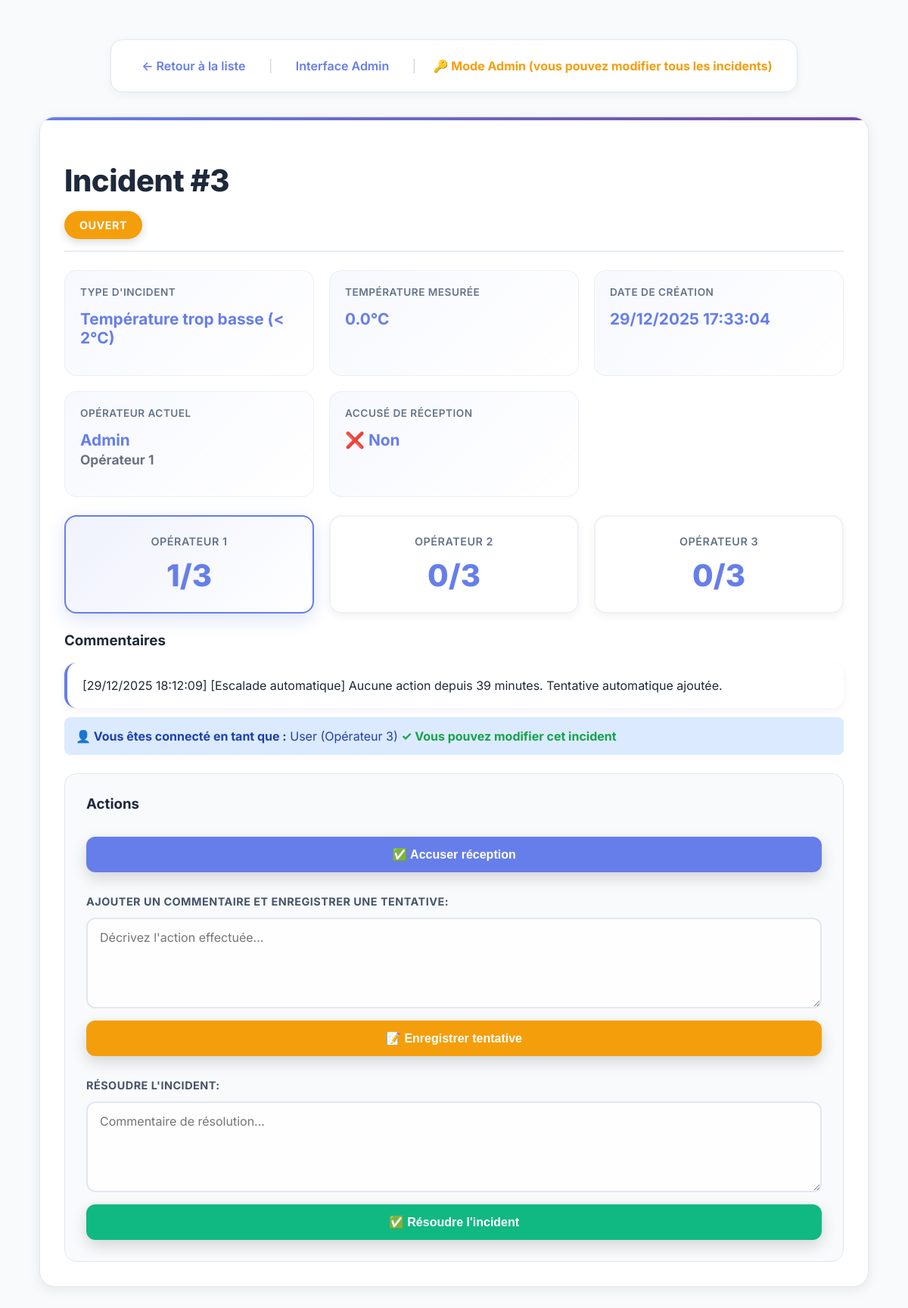
The page /gestion-incidents/3/ (signed in) on the database its author committed.
### DHT/models.py (models this page shows, shortened)
class Incident(models.Model):
    STATUT_CHOICES = [
        ('ouvert', 'Ouvert'),
        ('en_cours', 'En cours'),
        ('resolu', 'Résolu'),
        ('ferme', 'Fermé'),
    ]
    TYPE_INCIDENT_CHOICES = [
        ('trop_bas', 'Température trop basse (< 2°C)'),
        ('trop_haut', 'Température trop haute (> 8°C)'),
    ]
    dht11 = models.ForeignKey(Dht11, on_delete=models.CASCADE, related_name='incidents')
    temperature = models.FloatField(help_text="Température qui a déclenché l'incident")
    type_incident = models.CharField(max_length=20, choices=TYPE_INCIDENT_CHOICES)
    statut = models.CharField(max_length=20, choices=STATUT_CHOICES, default='ouvert')
    date_creation = models.DateTimeField(auto_now_add=True)
    date_modification = models.DateTimeField(auto_now=True)
    date_resolution = models.DateTimeField(null=True, blank=True)
    operateur_actuel = models.ForeignKey(
        Operateur,
        on_delete=models.SET_NULL,
        null=True,
        blank=True,
        related_name='incidents_actuels'
    )
    operateur_initial = models.ForeignKey(
        Operateur,
        on_delete=models.SET_NULL,
        null=True,
        blank=True,
        related_name='incidents_initiaux'
    )
    tentatives_operateur1 = models.IntegerField(default=0)
    tentatives_operateur2 = models.IntegerField(default=0)
    tentatives_operateur3 = models.IntegerField(default=0)
    commentaires = models.TextField(blank=True)
    accuse_reception = models.BooleanField(default=False)
    date_accuse_reception = models.DateTimeField(null=True, blank=True)
    class Meta:
        ordering = ['-date_creation']
        verbose_name = "Incident"
        verbose_name_plural = "Incidents"

class Operateur(models.Model):
    nom = models.CharField(max_length=100)
    email = models.EmailField()
    telephone = models.CharField(max_length=20, blank=True, null=True)
    ordre_escalade = models.IntegerField(help_text="Ordre d'escalade (1, 2 ou 3)")
    actif = models.BooleanField(default=True)
    user = models.OneToOneField(
        User,
        on_delete=models.SET_NULL,
        null=True,
        blank=True,
        related_name='operateur_profile',
        help_text="Utilisateur Django associé pour l'authentification"
    )
    class Meta:
        ordering = ['ordre_escalade']
        verbose_name = "Opérateur"
        verbose_name_plural = "Opérateurs"

### DHT/views.py (the view)
# urls.py: path("gestion-incidents/<int:incident_id>/", views.detail_incident, name="detail_incident"),
def detail_incident(request, incident_id):
    try:
        incident = Incident.objects.get(id=incident_id)
    except Incident.DoesNotExist:
        messages.error(request, "Incident introuvable.")
        return redirect('liste_incidents')
    operateurs = Operateur.objects.filter(actif=True)
    operateur_connecte = get_operateur_from_user(request.user)
    peut_modifier, message_erreur = verifier_permission_modification(request, incident)
    context = {
        'incident': incident,
        'operateurs': operateurs,
        'operateur_connecte': operateur_connecte,
        'peut_modifier': peut_modifier,
        'message_erreur': message_erreur,
    }
    return render(request, 'gestion_incidents/detail.html', context)

### DHT/views.py (called while the page is built, shortened)
def get_operateur_from_user(user):
    if not user or not user.is_authenticated:
        return None
    try:
        return Operateur.objects.get(user=user)
    except Operateur.DoesNotExist:
        return None

def verifier_permission_modification(request, incident):
    if not request.user.is_authenticated:
        return False, "Vous devez être connecté pour modifier un incident."
    if request.user.is_superuser:
        return True, None

### templates/gestion_incidents/detail.html (shortened to what this page needs)
{% load static %}
<!DOCTYPE html>
<html lang="fr">
<head>
    <link rel="stylesheet" href="{% static 'css/dashboard.css' %}">
</head>
<body>
    <div class="detail-container">
        <div class="nav-links">
            <a href="{% url 'liste_incidents' %}">← Retour à la liste</a>
            {% if user.is_authenticated %}
                <span style="margin: 0 10px;">|</span>
                <a href="{% url 'admin:index' %}">Interface Admin</a>
                {% if user.is_superuser %}
                    <span style="margin: 0 10px;">|</span>
                    <span style="color: #f59e0b; font-weight: bold;">🔑 Mode Admin (vous pouvez modifier tous les incidents)</span>
                {% endif %}
            {% endif %}
        </div>
        <div class="incident-card">
            <div class="incident-header">
                <div>
                    <h1>Incident #{{ incident.id }}</h1>
                    <span class="badge-statut badge-{{ incident.statut }}">
                        {{ incident.get_statut_display }}
                    </span>
                </div>
            </div>
            <div class="info-grid">
                <div class="info-item">
                    <label>Type d'incident</label>
                    <div class="value">{{ incident.get_type_incident_display }}</div>
                </div>
                <div class="info-item">
                    <label>Température mesurée</label>
                    <div class="value">{{ incident.temperature }}°C</div>
                </div>
                <div class="info-item">
                    <label>Date de création</label>
                    <div class="value">{{ incident.date_creation|date:"d/m/Y H:i:s" }}</div>
                </div>
                <div class="info-item">
                    <label>Opérateur actuel</label>
                    <div class="value">
                        {% if incident.operateur_actuel %}
                            {{ incident.operateur_actuel.nom }}<br>
                            <small style="color: #6b7280;">Opérateur {{ incident.operateur_actuel.ordre_escalade }}</small>
                        {% else %}
                            <span style="color: #9ca3af;">Non assigné</span>
                        {% endif %}
                    </div>
                </div>
                <div class="info-item">
                    <label>Accusé de réception</label>
                    <div class="value">
                        {% if incident.accuse_reception %}
                            ✅ Oui ({{ incident.date_accuse_reception|date:"d/m/Y H:i" }})
                        {% else %}
                            ❌ Non
                        {% endif %}
                    </div>
                </div>
            </div>
            <div class="tentatives-info">
                <div class="tentative-card {% if incident.operateur_actuel and incident.operateur_actuel.ordre_escalade == 1 %}active{% endif %}">
                    <h4>Opérateur 1</h4>
                    <div class="count">{{ incident.tentatives_operateur1 }}/3</div>
                </div>
                <div class="tentative-card {% if incident.operateur_actuel and incident.operateur_actuel.ordre_escalade == 2 %}active{% endif %}">
                    <h4>Opérateur 2</h4>
                    <div class="count">{{ incident.tentatives_operateur2 }}/3</div>
                </div>
                <div class="tentative-card {% if incident.operateur_actuel and incident.operateur_actuel.ordre_escalade == 3 %}active{% endif %}">
                    <h4>Opérateur 3</h4>
                    <div class="count">{{ incident.tentatives_operateur3 }}/3</div>
                </div>
            </div>
            {% if incident.commentaires %}
            <div class="commentaires-section">
                <h3>Commentaires</h3>
                <div class="commentaire-item">
                    <pre style="white-space: pre-wrap; margin: 0; font-family: inherit;">{{ incident.commentaires }}</pre>
                </div>
            </div>
            {% endif %}
            {% if operateur_connecte %}
            <div style="background: #dbeafe; color: #1e40af; padding: 15px; border-radius: 8px; margin-bottom: 20px;">
                <strong>👤 Vous êtes connecté en tant que :</strong> {{ operateur_connecte.nom }} (Opérateur {{ operateur_connecte.ordre_escalade }})
                {% if peut_modifier %}
                    <span style="color: #16a34a; font-weight: bold;">✓ Vous pouvez modifier cet incident</span>
                {% else %}
                    <span style="color: #dc2626; font-weight: bold;">✗ Vous ne pouvez pas modifier cet incident</span>
                {% endif %}
            </div>
            {% endif %}
            <div class="actions-section">
                <h3>Actions</h3>
                <div class="action-buttons">
                    {% if peut_modifier %}
                        {% if not incident.accuse_reception %}
                        <form method="POST" action="{% url 'accuser_reception_incident' incident.id %}" style="display: inline-block; width: 100%;">
                            <button type="submit" class="btn btn-primary" style="width: 100%;">✅ Accuser réception</button>
                        </form>
                        {% endif %}
                        {% if incident.statut != 'resolu' and incident.statut != 'ferme' %}
                        <form method="POST" action="{% url 'traiter_incident' incident.id %}" style="display: block; width: 100%; margin-top: 16px;">
                            <div>
                                <label for="commentaire-traiter"><strong>Ajouter un commentaire et enregistrer une tentative:</strong></label>
                                <textarea name="commentaire" id="commentaire-traiter" placeholder="Décrivez l'action effectuée..."></textarea>
                            </div>
                            <button type="submit" class="btn btn-warning" style="width: 100%; margin-top: 12px;">📝 Enregistrer tentative</button>
                        </form>
                        <form method="POST" action="{% url 'resoudre_incident' incident.id %}" style="display: block; width: 100%; margin-top: 16px;">
                            <div>
                                <label for="commentaire-resoudre"><strong>Résoudre l'incident:</strong></label>
                                <textarea name="commentaire" id="commentaire-resoudre" placeholder="Commentaire de résolution..." required></textarea>
                            </div>
                            <button type="submit" class="btn btn-success" style="width: 100%; margin-top: 12px;">✅ Résoudre l'incident</button>
                        </form>
                        {% endif %}
                    {% endif %}
                </div>
            </div>
        </div>
    </div>
</body>
</html>

### DHT/static/css/dashboard.css (style rules this page uses)
* { box-sizing: border-box; }
body { font-family: "Inter", -apple-system, BlinkMacSystemFont, "Segoe UI", Roboto, sans-serif; background: #f8fafc; margin: 0; padding: 32px; color: #1f2937; min-height: 100vh; position: relative; overflow-x: hidden; }
h1, h2 { text-align: center; margin-bottom: 24px; color: #1e293b; letter-spacing: -0.5px; font-weight: 800; font-size: 2.5rem; }
.nav-links { text-align: center; margin-bottom: 32px; padding: 16px 24px; background: #ffffff; border-radius: 16px; border: 1px solid #e2e8f0; box-shadow: 0 4px 12px rgba(0, 0, 0, 0.05); max-width: fit-content; margin-left: auto; margin-right: auto; }
.nav-links a { color: #667eea; text-decoration: none; font-weight: 600; padding: 8px 16px; border-radius: 8px; transition: all 0.3s ease; display: inline-block; position: relative; }
.nav-links a::before { content: ''; position: absolute; bottom: 4px; left: 50%; transform: translateX(-50%); width: 0; height: 2px; background: #667eea; transition: width 0.3s ease; }
.nav-links span { color: #cbd5e1; margin: 0 8px; }
.value { font-size: 3rem; margin: 16px 0; color: #667eea; font-weight: 800; line-height: 1.2; }
button { border: none; padding: 12px 24px; border-radius: 10px; background: #667eea; color: #fff; cursor: pointer; font-weight: 600; font-size: 0.9rem; box-shadow: 0 2px 8px rgba(102, 126, 234, 0.2); transition: all 0.3s ease; width: 100%; margin-top: auto; }
form { display: flex; flex-direction: column; gap: 16px; margin-top: 12px; flex: 1; }
label { text-align: left; color: #475569; font-weight: 600; font-size: 0.9rem; text-transform: uppercase; letter-spacing: 0.5px; margin-bottom: -8px; }

### rows shown on the page
Incident: id "3", statut "OUVERT", type_incident "Température trop basse (< 2°C)", temperature "0.0", date_creation "29/12/2025 17:33:04", operateur_actuel.nom "Admin", operateur_actuel.ordre_escalade "1", tentatives_operateur1 "1", tentatives_operateur2 "0", tentatives_operateur3 "0", commentaires "[29/12/2025 18:12:09] [Escalade automatique] Aucune action depuis 39 minutes. Tentative automatique ajoutée."
Operateur: nom "User", ordre_escalade "3"
